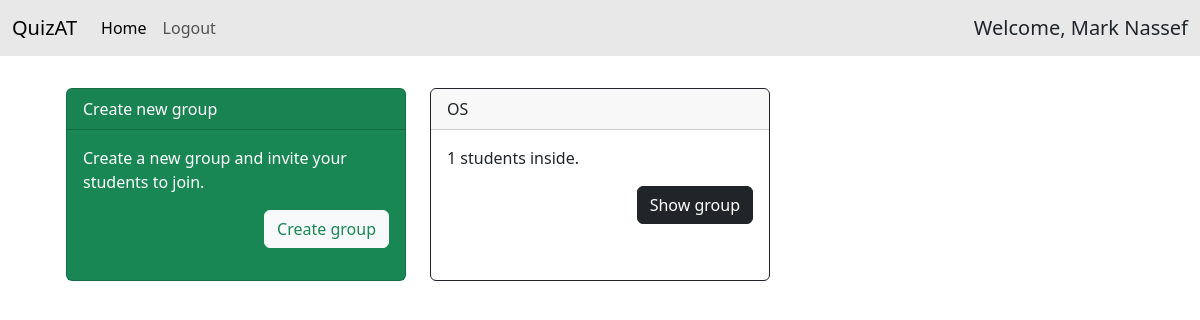
The app's page / (signed in) with its own data.
### accounts/models.py (models this page shows, shortened)
class CustomUser(AbstractBaseUser, PermissionsMixin):
    email = models.EmailField(unique=True)
    full_name = models.CharField(max_length=250)
    is_active = models.BooleanField(default=True)
    is_staff = models.BooleanField(default=False)
    objects = CustomUserManager()
    academic_id = models.CharField(max_length=20, blank=True, null=True)
    USERNAME_FIELD = 'email'
    REQUIRED_FIELDS = ['full_name']
    def is_teacher(self) -> bool:
        if self.academic_id is not None:
            return self.academic_id.strip() == ''
        return True
    class Meta:
        verbose_name = "User"
        verbose_name_plural = "Users"

### groups/models.py (models this page shows, shortened)
class Group(models.Model):
    name = models.CharField(max_length=255)
    admin = models.ForeignKey(CustomUser, on_delete=models.CASCADE, related_name='group_admin')
    members = models.ManyToManyField(CustomUser, related_name='group_members')

### main/views.py (the view)
# urls.py: path('', views.index, name='index'),
@login_required
def index(request):
    return render(request, 'main/index.html' , {'group_list': Group.objects.all()})

### main/templates/main/index.html
{% extends "base.html" %}
{% block content %}
<div class="row row-cols-1 row-cols-md-3 g-4">
    {% if user.is_teacher %}
    <div class="col">
        <div class="card text-bg-success mb-3 h-100">
            <div class="card-header">Create new group</div>
            <div class="card-body">
                <p class="card-text">Create a new group and invite your students to join.</p>
                <div class="text-end">
                    <a href="{% url "groups:add_group" %}" class="btn btn-light text-success">Create group</a>
                </div>
            </div>
        </div>
    </div>
    {% endif %}
    {% for group in group_list %}
    <div class="col">
        <div class="card border-dark mb-3 h-100">
            <div class="card-header">{{group.name}}</div>
            <div class="card-body">
                <p class="card-text">{{group.members.all|length}} students inside.</p>
                <div class="text-end">
                    <a href="#" class="btn btn-dark">Show group</a>
                </div>
            </div>
        </div>
    </div>
    {% endfor %}
</div>
{% endblock content %}

### templates/base.html (shortened to what this page needs)
<!DOCTYPE html>
<html lang="en">
<head>
    <link href="https://cdn.jsdelivr.net/npm/bootstrap@5.3.2/dist/css/bootstrap.min.css" rel="stylesheet"
>
</head>
<body>
    <nav class="navbar navbar-expand-lg bg-dark bg-opacity-10">
        <div class="container-fluid">
            <a class="navbar-brand" href="/">QuizAT</a>
            <div class="collapse navbar-collapse" id="navbarNavDropdown">
                <ul class="navbar-nav">
                    <li class="nav-item">
                        <a class="nav-link{% if request.path == '/' %} active{% endif %}"
                            href="/">Home</a>
                    </li>
                    {% if not user.is_authenticated %}
                    <li class="nav-item">
                        <a class="nav-link{% if request.path == '/accounts/signup/' %} active{% endif %}"
                            href="{% url 'accounts:signup' %}">Sign Up</a>
                    </li>
                    <li class="nav-item">
                        <a class="nav-link{% if request.path == '/accounts/login/' %} active{% endif %}"
                            href="{% url 'accounts:login' %}">Login</a>
                    </li>
                    {% else %}
                    <li class="nav-item">
                        <a class="nav-link" href="{% url 'accounts:logout' %}">Logout</a>
                    </li>
                    {% endif %}
                </ul>
                {% if user.is_authenticated %}
                <div class="me-0 ms-auto">
                    <h3 class="display-4 fs-5 mb-0">Welcome, {{user.full_name}}</h3>
                </div>
                {% endif %}
            </div>
        </div>
    </nav>
    <div class="col-11-lg col-11-md col-11 mx-auto p-3 my-3">
        {% block content %}{% endblock content %}
    </div>
</body>
</html>

### records on screen
CustomUser: full_name "Mark Nassef"
Group: name "OS", members.all|length "1"
